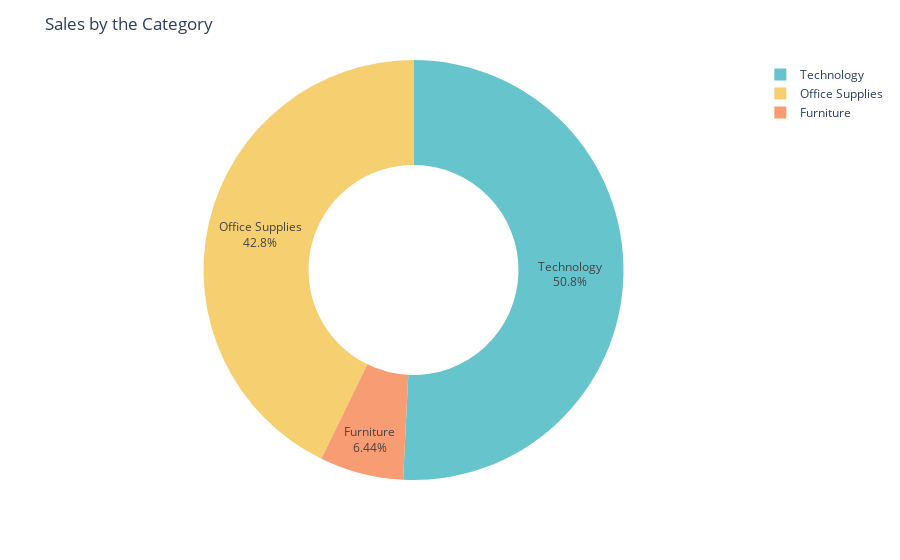

Here is the notebook cell this chart was saved with:
### Code cell
fig = px.pie(
    profitbycategory,
    values='Profit',
    names= 'Category',
    hole=0.5,
    color_discrete_sequence=px.colors.qualitative.Pastel
)

fig.update_traces(textposition = 'inside',textinfo = 'percent+label')
fig.update_layout(title_text='Sales by the Category')
fig.show()

### Figure 1 — Plotly figure (JSON) as saved in the notebook; plotly's stock layout.template omitted (floating-point values rounded to 4 significant figures)
{"data": [{"domain": {"x": [0, 1], "y": [0, 1]}, "hole": 0.5, "hovertemplate": "Category=%{label}<br>Profit=%{value}<extra></extra>", "labels": ["Technology", "Office Supplies", "Furniture"], "legendgroup": "", "name": "", "showlegend": true, "textinfo": "percent+label", "textposition": "inside", "type": "pie", "values": [145500.0, 122500.0, 18450.0]}], "layout": {"legend": {"tracegroupgap": 0}, "margin": {"t": 60}, "piecolorway": ["rgb(102, 197, 204)", "rgb(246, 207, 113)", "rgb(248, 156, 116)", "rgb(220, 176, 242)", "rgb(135, 197, 95)", "rgb(158, 185, 243)", "rgb(254, 136, 177)", "rgb(201, 219, 116)", "rgb(139, 224, 164)", "rgb(180, 151, 231)", "rgb(179, 179, 179)"], "title": {"text": "Sales by the Category"}}}
